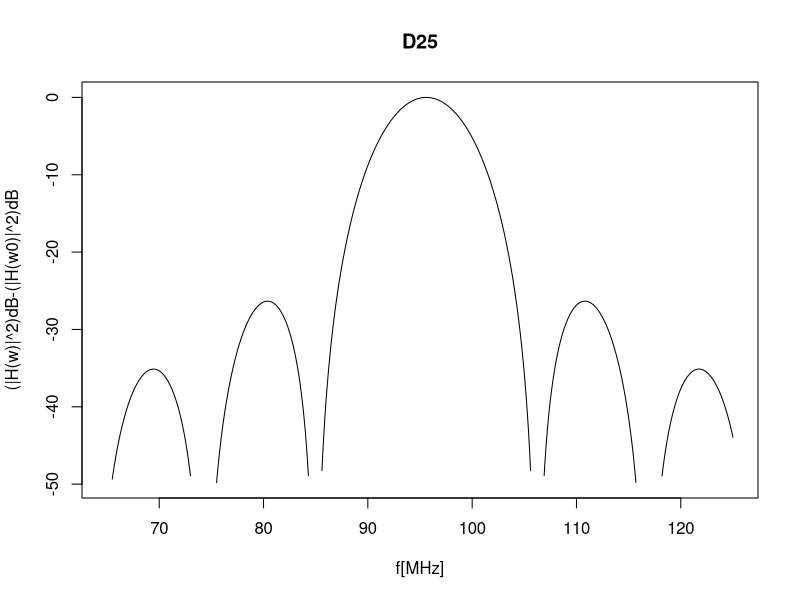

This figure's R source:

# Note for calc sub: f/f0=ff0 

tau <- 0.7*(10^-6)
N <- 18
f0 <- 95.6*10^6
#fm <- 95.6*10^6
#fm <- 114.7*10^6
#fm <- seq(40, 150, 1)*10^6
#fm <- 95.6*10^6

#preperation
n <- seq(1, N, 1)
f <- seq(65, 125, 0.1)*10^6
y <- c()

# for normalized transfer function
resultofsum <- sum(((-1)^(n-1))*exp(complex(imag = -((2*pi*f0*(n-1)/(2*f0))))))
Hw <- (((1/(sqrt(2*pi)))*(resultofsum))^2)*exp(complex(imag = (2*pi*f0*tau)))
Hwf0abssquert <- (abs(Hw))^2
Hwf0dB <- 10*log10(Hwf0abssquert)

# for calc
for (fm in f) {
  resultofsum <- sum(((-1)^(n-1))*exp(complex(imag = -((2*pi*fm*(n-1)/(2*f0))))))
  Hw <- (((1/(sqrt(2*pi)))*(resultofsum))^2)*exp(complex(imag = (2*pi*fm*tau)))
  Hwabssquert <- (abs(Hw))^2
  HwdB <- 10*log10(Hwabssquert)
  #y <- c(y, (Hwabssquert/Hwf0abssquert))
  y <- c(y, 10*log10(Hwabssquert/Hwf0abssquert))
  
}

# some cleaning
y[y< -50] <- NA

#ploting
plot(f/1000000, y, main="D25", ylab = "(|H(w)|^2)dB-(|H(w0)|^2)dB", xlab = "f[MHz]", type="l")
